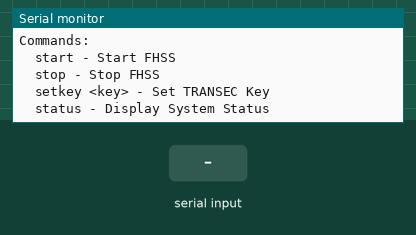
This sketch was run on a simulated Arduino Uno, built with avr-gcc and run on an emulated ATmega328P. Shown: the last lines printed to the serial monitor. The test bench sets the inputs (shaded band).

Above: at 1.2 s.
1.3 s: "start\n" received over Serial
At 1.7 s:
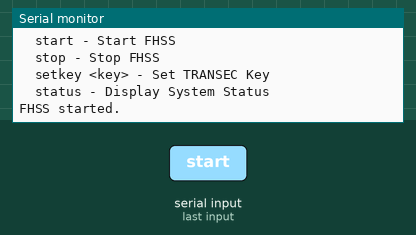
2.8 s: "stop\n" received over Serial
At 4.0 s:
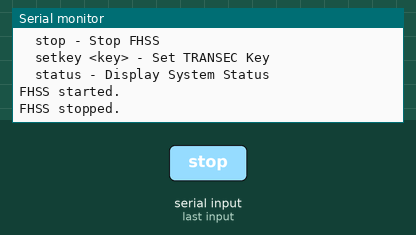
4.3 s: "setkey \n" received over Serial
At 5.2 s:
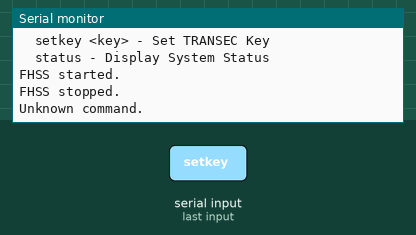
5.8 s: "status\n" received over Serial
At 6.5 s:
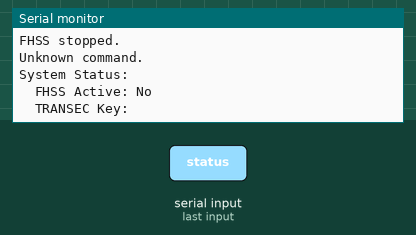

The sketch:

UserInterface.ino
```cpp
#define TRANSEC_KEY_MAX_LENGTH 32

char transecKey[TRANSEC_KEY_MAX_LENGTH];
bool isFHSSActive = false;

void setup() {
  Serial.begin(115200);
  while (!Serial);

  Serial.println("FHSS TRANSEC Key System Control");
  Serial.println("Commands:");
  Serial.println("  start - Start FHSS");
  Serial.println("  stop - Stop FHSS");
  Serial.println("  setkey <key> - Set TRANSEC Key");
  Serial.println("  status - Display System Status");
}

void loop() {
  if (Serial.available()) {
    String command = Serial.readStringUntil('\n');
    command.trim();

    if (command == "start") {
      isFHSSActive = true;
      Serial.println("FHSS started.");
      // Start the FHSS system here
    } else if (command == "stop") {
      isFHSSActive = false;
      Serial.println("FHSS stopped.");
      // Stop the FHSS system here
    } else if (command.startsWith("setkey ")) {
      String key = command.substring(7);
      setTransecKey(key);
      Serial.println("TRANSEC Key set to: " + key);
      // Set the TRANSEC key here
    } else if (command == "status") {
      displayStatus();
    } else {
      Serial.println("Unknown command.");
    }
  }
}

void setTransecKey(String key) {
  // Ensure the key length does not exceed the maximum length
  if (key.length() > TRANSEC_KEY_MAX_LENGTH - 1) {
    key = key.substring(0, TRANSEC_KEY_MAX_LENGTH - 1);
  }

  // Copy the key to the transecKey buffer
  key.toCharArray(transecKey, TRANSEC_KEY_MAX_LENGTH);
}

void displayStatus() {
  Serial.println("System Status:");
  Serial.println("  FHSS Active: " + String(isFHSSActive ? "Yes" : "No"));
  Serial.println("  TRANSEC Key: " + String(transecKey));
  // Add more system status information here as needed
}
```

Measured:
- after the input at 1.3 s, the serial monitor: prints a new line at once (image 1)
- after the input at 2.8 s, the serial monitor: prints a new line at once (image 2)
- after the input at 4.3 s, the serial monitor: prints a new line at once (image 3)
- after the input at 5.8 s, the serial monitor: prints a new line at once (image 4)
